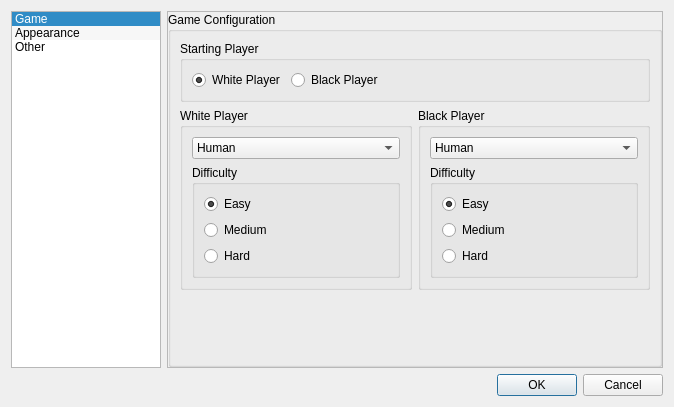
<?xml version="1.0" encoding="UTF-8"?>
<ui version="4.0">
 <class>GSettingsDialog</class>
 <widget class="QDialog" name="GSettingsDialog">
  <property name="geometry">
   <rect>
    <x>0</x>
    <y>0</y>
    <width>674</width>
    <height>407</height>
   </rect>
  </property>
  <property name="windowTitle">
   <string>Configuration</string>
  </property>
  <layout class="QGridLayout" name="gridLayout">
   <property name="sizeConstraint">
    <enum>QLayout::SetDefaultConstraint</enum>
   </property>
   <item row="0" column="0">
    <widget class="QListWidget" name="m_listSections">
     <property name="maximumSize">
      <size>
       <width>150</width>
       <height>16777215</height>
      </size>
     </property>
     <property name="editTriggers">
      <set>QAbstractItemView::CurrentChanged</set>
     </property>
     <property name="alternatingRowColors">
      <bool>true</bool>
     </property>
     <property name="selectionBehavior">
      <enum>QAbstractItemView::SelectRows</enum>
     </property>
     <property name="currentRow">
      <number>0</number>
     </property>
     <item>
      <property name="text">
       <string>Game</string>
      </property>
     </item>
     <item>
      <property name="text">
       <string>Appearance</string>
      </property>
     </item>
     <item>
      <property name="text">
       <string>Other</string>
      </property>
     </item>
    </widget>
   </item>
   <item row="0" column="1">
    <widget class="QStackedWidget" name="m_stackedSections">
     <property name="styleSheet">
      <string notr="true"/>
     </property>
     <property name="frameShape">
      <enum>QFrame::StyledPanel</enum>
     </property>
     <property name="frameShadow">
      <enum>QFrame::Raised</enum>
     </property>
     <property name="currentIndex">
      <number>0</number>
     </property>
     <widget class="QWidget" name="m_pageGame">
      <layout class="QVBoxLayout" name="verticalLayout">
       <property name="spacing">
        <number>6</number>
       </property>
       <property name="margin">
        <number>0</number>
       </property>
       <item>
        <widget class="QScrollArea" name="scrollArea">
         <property name="frameShape">
          <enum>QFrame::NoFrame</enum>
         </property>
         <property name="widgetResizable">
          <bool>true</bool>
         </property>
         <property name="alignment">
          <set>Qt::AlignLeading|Qt::AlignLeft|Qt::AlignVCenter</set>
         </property>
         <widget class="QWidget" name="scrollAreaWidgetContents">
          <property name="geometry">
           <rect>
            <x>0</x>
            <y>0</y>
            <width>506</width>
            <height>364</height>
           </rect>
          </property>
          <layout class="QGridLayout" name="gridLayout_2">
           <property name="margin">
            <number>0</number>
           </property>
           <property name="spacing">
            <number>6</number>
           </property>
           <item row="0" column="0">
            <widget class="QGroupBox" name="groupBox">
             <property name="styleSheet">
              <string notr="true"/>
             </property>
             <property name="title">
              <string>Game Configuration</string>
             </property>
             <layout class="QGridLayout" name="gridLayout_9">
              <property name="leftMargin">
               <number>9</number>
              </property>
              <property name="topMargin">
               <number>9</number>
              </property>
              <property name="horizontalSpacing">
               <number>6</number>
              </property>
              <item row="1" column="0">
               <widget class="QGroupBox" name="groupBox_4">
                <property name="title">
                 <string>White Player</string>
                </property>
                <layout class="QGridLayout" name="gridLayout_5">
                 <item row="1" column="0">
                  <widget class="QGroupBox" name="m_groupWhite">
                   <property name="title">
                    <string>Difficulty</string>
                   </property>
                   <layout class="QGridLayout" name="gridLayout_6">
                    <item row="0" column="0">
                     <widget class="QRadioButton" name="m_whiteEasy">
                      <property name="text">
                       <string>Easy</string>
                      </property>
                      <property name="checked">
                       <bool>true</bool>
                      </property>
                     </widget>
                    </item>
                    <item row="1" column="0">
                     <widget class="QRadioButton" name="m_whiteMedium">
                      <property name="text">
                       <string>Medium</string>
                      </property>
                     </widget>
                    </item>
                    <item row="2" column="0">
                     <widget class="QRadioButton" name="m_whiteHard">
                      <property name="text">
                       <string>Hard</string>
                      </property>
                     </widget>
                    </item>
                    <item row="0" column="1" rowspan="3">
                     <widget class="QLabel" name="m_labelWhite">
                      <property name="minimumSize">
                       <size>
                        <width>0</width>
                        <height>34</height>
                       </size>
                      </property>
                      <property name="text">
                       <string notr="true"/>
                      </property>
                      <property name="alignment">
                       <set>Qt::AlignCenter</set>
                      </property>
                      <property name="textInteractionFlags">
                       <set>Qt::NoTextInteraction</set>
                      </property>
                     </widget>
                    </item>
                   </layout>
                  </widget>
                 </item>
                 <item row="0" column="0">
                  <widget class="QComboBox" name="m_comboWhite">
                   <item>
                    <property name="text">
                     <string>Human</string>
                    </property>
                   </item>
                   <item>
                    <property name="text">
                     <string>Computer</string>
                    </property>
                   </item>
                  </widget>
                 </item>
                </layout>
               </widget>
              </item>
              <item row="1" column="1">
               <widget class="QGroupBox" name="groupBox_5">
                <property name="title">
                 <string>Black Player</string>
                </property>
                <layout class="QGridLayout" name="gridLayout_7">
                 <item row="1" column="0">
                  <widget class="QGroupBox" name="m_groupBlack">
                   <property name="title">
                    <string>Difficulty</string>
                   </property>
                   <layout class="QGridLayout" name="gridLayout_8">
                    <item row="0" column="0">
                     <widget class="QRadioButton" name="m_blackEasy">
                      <property name="text">
                       <string>Easy</string>
                      </property>
                      <property name="checked">
                       <bool>true</bool>
                      </property>
                     </widget>
                    </item>
                    <item row="1" column="0">
                     <widget class="QRadioButton" name="m_blackMedium">
                      <property name="text">
                       <string>Medium</string>
                      </property>
                     </widget>
                    </item>
                    <item row="2" column="0">
                     <widget class="QRadioButton" name="m_blackHard">
                      <property name="enabled">
                       <bool>true</bool>
                      </property>
                      <property name="text">
                       <string>Hard</string>
                      </property>
                     </widget>
                    </item>
                    <item row="0" column="1" rowspan="3">
                     <widget class="QLabel" name="m_labelBlack">
                      <property name="minimumSize">
                       <size>
                        <width>0</width>
                        <height>34</height>
                       </size>
                      </property>
                      <property name="text">
                       <string/>
                      </property>
                      <property name="alignment">
                       <set>Qt::AlignCenter</set>
                      </property>
                      <property name="textInteractionFlags">
                       <set>Qt::NoTextInteraction</set>
                      </property>
                     </widget>
                    </item>
                   </layout>
                  </widget>
                 </item>
                 <item row="0" column="0">
                  <widget class="QComboBox" name="m_comboBlack">
                   <item>
                    <property name="text">
                     <string>Human</string>
                    </property>
                   </item>
                   <item>
                    <property name="text">
                     <string>Computer</string>
                    </property>
                   </item>
                  </widget>
                 </item>
                </layout>
               </widget>
              </item>
              <item row="3" column="0" colspan="2">
               <spacer name="verticalSpacer">
                <property name="orientation">
                 <enum>Qt::Vertical</enum>
                </property>
                <property name="sizeHint" stdset="0">
                 <size>
                  <width>403</width>
                  <height>136</height>
                 </size>
                </property>
               </spacer>
              </item>
              <item row="0" column="0" colspan="2">
               <widget class="QGroupBox" name="groupBox_7">
                <property name="title">
                 <string>Starting Player</string>
                </property>
                <layout class="QHBoxLayout" name="horizontalLayout_2">
                 <item>
                  <widget class="QRadioButton" name="m_radioWhiteStarts">
                   <property name="text">
                    <string>White Player</string>
                   </property>
                   <property name="checked">
                    <bool>true</bool>
                   </property>
                  </widget>
                 </item>
                 <item>
                  <widget class="QRadioButton" name="m_radioBlackStarts">
                   <property name="text">
                    <string>Black Player</string>
                   </property>
                  </widget>
                 </item>
                 <item>
                  <spacer name="horizontalSpacer_3">
                   <property name="orientation">
                    <enum>Qt::Horizontal</enum>
                   </property>
                   <property name="sizeHint" stdset="0">
                    <size>
                     <width>40</width>
                     <height>20</height>
                    </size>
                   </property>
                  </spacer>
                 </item>
                </layout>
               </widget>
              </item>
             </layout>
            </widget>
           </item>
          </layout>
         </widget>
        </widget>
       </item>
      </layout>
     </widget>
     <widget class="QWidget" name="m_pageAppearance">
      <layout class="QVBoxLayout" name="verticalLayout_2">
       <property name="margin">
        <number>0</number>
       </property>
       <item>
        <widget class="QScrollArea" name="scrollArea_2">
         <property name="frameShape">
          <enum>QFrame::NoFrame</enum>
         </property>
         <property name="widgetResizable">
          <bool>true</bool>
         </property>
         <widget class="QWidget" name="scrollAreaWidgetContents_2">
          <property name="geometry">
           <rect>
            <x>0</x>
            <y>0</y>
            <width>184</width>
            <height>97</height>
           </rect>
          </property>
          <layout class="QGridLayout" name="gridLayout_3">
           <property name="margin">
            <number>0</number>
           </property>
           <item row="0" column="0">
            <widget class="QGroupBox" name="groupBox_2">
             <property name="title">
              <string>Appearance Configuration</string>
             </property>
             <layout class="QGridLayout" name="gridLayout_10">
              <item row="0" column="0">
               <widget class="QGroupBox" name="groupBox_6">
                <property name="title">
                 <string>Control Box Alignment</string>
                </property>
                <layout class="QGridLayout" name="gridLayout_11">
                 <item row="0" column="0">
                  <widget class="QRadioButton" name="m_radioControlLeft">
                   <property name="text">
                    <string>Left</string>
                   </property>
                   <property name="checked">
                    <bool>true</bool>
                   </property>
                  </widget>
                 </item>
                 <item row="0" column="1">
                  <widget class="QRadioButton" name="m_radioControlRight">
                   <property name="text">
                    <string>Right</string>
                   </property>
                  </widget>
                 </item>
                 <item row="0" column="2">
                  <spacer name="horizontalSpacer_2">
                   <property name="orientation">
                    <enum>Qt::Horizontal</enum>
                   </property>
                   <property name="sizeHint" stdset="0">
                    <size>
                     <width>40</width>
                     <height>20</height>
                    </size>
                   </property>
                  </spacer>
                 </item>
                </layout>
               </widget>
              </item>
              <item row="1" column="0">
               <spacer name="verticalSpacer_2">
                <property name="orientation">
                 <enum>Qt::Vertical</enum>
                </property>
                <property name="sizeHint" stdset="0">
                 <size>
                  <width>20</width>
                  <height>40</height>
                 </size>
                </property>
               </spacer>
              </item>
             </layout>
            </widget>
           </item>
          </layout>
         </widget>
        </widget>
       </item>
      </layout>
     </widget>
     <widget class="QWidget" name="m_pageOther">
      <layout class="QVBoxLayout" name="verticalLayout_3">
       <property name="margin">
        <number>0</number>
       </property>
       <item>
        <widget class="QScrollArea" name="scrollArea_3">
         <property name="frameShape">
          <enum>QFrame::NoFrame</enum>
         </property>
         <property name="widgetResizable">
          <bool>true</bool>
         </property>
         <widget class="QWidget" name="scrollAreaWidgetContents_3">
          <property name="geometry">
           <rect>
            <x>0</x>
            <y>0</y>
            <width>143</width>
            <height>16</height>
           </rect>
          </property>
          <layout class="QGridLayout" name="gridLayout_4">
           <property name="margin">
            <number>0</number>
           </property>
           <item row="0" column="0">
            <widget class="QGroupBox" name="groupBox_3">
             <property name="title">
              <string>Other Configuration</string>
             </property>
            </widget>
           </item>
          </layout>
         </widget>
        </widget>
       </item>
      </layout>
     </widget>
    </widget>
   </item>
   <item row="1" column="0" colspan="2">
    <layout class="QHBoxLayout" name="horizontalLayout">
     <item>
      <spacer name="horizontalSpacer">
       <property name="orientation">
        <enum>Qt::Horizontal</enum>
       </property>
       <property name="sizeHint" stdset="0">
        <size>
         <width>40</width>
         <height>20</height>
        </size>
       </property>
      </spacer>
     </item>
     <item>
      <widget class="QPushButton" name="m_buttonOk">
       <property name="text">
        <string>OK</string>
       </property>
      </widget>
     </item>
     <item>
      <widget class="QPushButton" name="m_buttonCancel">
       <property name="text">
        <string>Cancel</string>
       </property>
      </widget>
     </item>
    </layout>
   </item>
  </layout>
 </widget>
 <resources/>
 <connections>
  <connection>
   <sender>m_listSections</sender>
   <signal>currentRowChanged(int)</signal>
   <receiver>m_stackedSections</receiver>
   <slot>setCurrentIndex(int)</slot>
   <hints>
    <hint type="sourcelabel">
     <x>108</x>
     <y>176</y>
    </hint>
    <hint type="destinationlabel">
     <x>428</x>
     <y>176</y>
    </hint>
   </hints>
  </connection>
  <connection>
   <sender>m_buttonCancel</sender>
   <signal>clicked()</signal>
   <receiver>GSettingsDialog</receiver>
   <slot>reject()</slot>
   <hints>
    <hint type="sourcelabel">
     <x>604</x>
     <y>362</y>
    </hint>
    <hint type="destinationlabel">
     <x>325</x>
     <y>191</y>
    </hint>
   </hints>
  </connection>
 </connections>
</ui>
